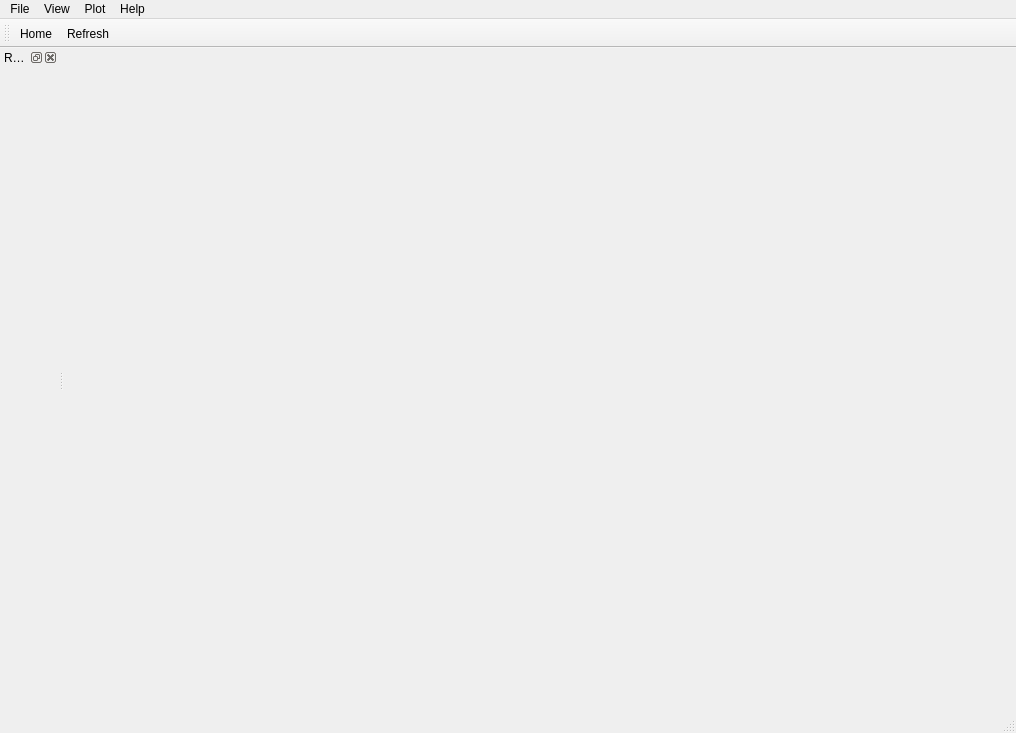
<?xml version="1.0" encoding="UTF-8"?>
<ui version="4.0">
 <class>MainWindow</class>
 <widget class="QMainWindow" name="MainWindow">
  <property name="geometry">
   <rect>
    <x>0</x>
    <y>0</y>
    <width>1016</width>
    <height>733</height>
   </rect>
  </property>
  <property name="windowTitle">
   <string>ELENA</string>
  </property>
  <property name="windowIcon">
   <iconset resource="resources.qrc">
    <normaloff>:/basic-ui/icons/111267-basic-ui/svg/eye-close-up.svg</normaloff>:/basic-ui/icons/111267-basic-ui/svg/eye-close-up.svg</iconset>
  </property>
  <property name="toolTip">
   <string/>
  </property>
  <property name="documentMode">
   <bool>false</bool>
  </property>
  <widget class="QWidget" name="mainWindowContents">
   <layout class="QVBoxLayout" name="verticalLayout">
    <item>
     <widget class="OdQWidget" name="odWidget" native="true">
      <layout class="QVBoxLayout" name="odLayout"/>
     </widget>
    </item>
   </layout>
  </widget>
  <widget class="QMenuBar" name="menubar">
   <property name="geometry">
    <rect>
     <x>0</x>
     <y>0</y>
     <width>1016</width>
     <height>27</height>
    </rect>
   </property>
   <widget class="QMenu" name="menuFile">
    <property name="title">
     <string>File</string>
    </property>
    <addaction name="actionHome"/>
   </widget>
   <widget class="QMenu" name="menuPlot">
    <property name="title">
     <string>Plot</string>
    </property>
    <addaction name="actionRefresh"/>
   </widget>
   <widget class="QMenu" name="menuHelp">
    <property name="title">
     <string>Help</string>
    </property>
    <addaction name="actionInfo"/>
   </widget>
   <widget class="QMenu" name="menuView">
    <property name="title">
     <string>View</string>
    </property>
   </widget>
   <addaction name="menuFile"/>
   <addaction name="menuView"/>
   <addaction name="menuPlot"/>
   <addaction name="menuHelp"/>
  </widget>
  <widget class="QToolBar" name="toolBar">
   <property name="windowTitle">
    <string>toolBar</string>
   </property>
   <attribute name="toolBarArea">
    <enum>TopToolBarArea</enum>
   </attribute>
   <attribute name="toolBarBreak">
    <bool>false</bool>
   </attribute>
   <addaction name="actionHome"/>
   <addaction name="actionRefresh"/>
  </widget>
  <widget class="FramesQDockWidget" name="framesDockWidget">
   <property name="windowTitle">
    <string>Raw frames</string>
   </property>
   <attribute name="dockWidgetArea">
    <number>1</number>
   </attribute>
   <widget class="QWidget" name="framesDockWidgetContents">
    <layout class="QVBoxLayout" name="framesLayout"/>
   </widget>
  </widget>
  <widget class="QStatusBar" name="statusBar"/>
  <action name="actionHome">
   <property name="icon">
    <iconset resource="resources.qrc">
     <normaloff>:/basic-ui/icons/111267-basic-ui/svg/home-button.svg</normaloff>:/basic-ui/icons/111267-basic-ui/svg/home-button.svg</iconset>
   </property>
   <property name="text">
    <string>Home</string>
   </property>
  </action>
  <action name="actionRefresh">
   <property name="icon">
    <iconset resource="resources.qrc">
     <normaloff>:/basic-ui/icons/111267-basic-ui/svg/refresh-arrow.svg</normaloff>:/basic-ui/icons/111267-basic-ui/svg/refresh-arrow.svg</iconset>
   </property>
   <property name="text">
    <string>Refresh</string>
   </property>
   <property name="shortcut">
    <string>F5</string>
   </property>
  </action>
  <action name="actionInfo">
   <property name="icon">
    <iconset resource="resources.qrc">
     <normaloff>:/basic-ui/icons/111267-basic-ui/svg/left-justification-button.svg</normaloff>:/basic-ui/icons/111267-basic-ui/svg/left-justification-button.svg</iconset>
   </property>
   <property name="text">
    <string>Info</string>
   </property>
   <property name="shortcut">
    <string>F11</string>
   </property>
  </action>
 </widget>
 <customwidgets>
  <customwidget>
   <class>FramesQDockWidget</class>
   <extends>QDockWidget</extends>
   <header>libraries/framesqdockwidget_ui.h</header>
   <container>1</container>
  </customwidget>
  <customwidget>
   <class>OdQWidget</class>
   <extends>QWidget</extends>
   <header>libraries/odqwidget_ui.h</header>
   <container>1</container>
  </customwidget>
 </customwidgets>
 <resources>
  <include location="resources.qrc"/>
 </resources>
 <connections/>
</ui>
